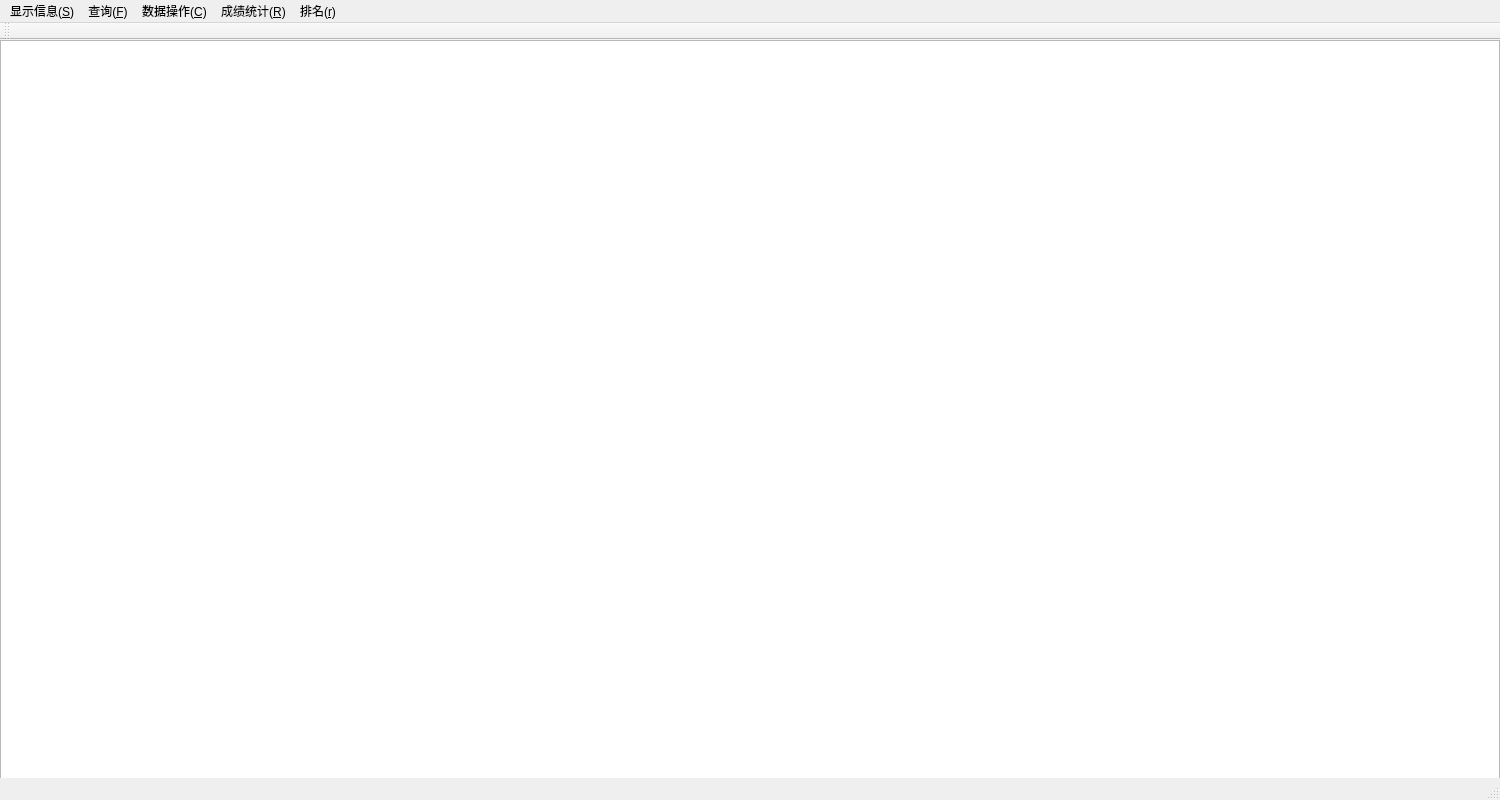
<?xml version="1.0" encoding="UTF-8"?>
<ui version="4.0">
 <class>MainWindow</class>
 <widget class="QMainWindow" name="MainWindow">
  <property name="geometry">
   <rect>
    <x>0</x>
    <y>0</y>
    <width>1500</width>
    <height>800</height>
   </rect>
  </property>
  <property name="minimumSize">
   <size>
    <width>1500</width>
    <height>800</height>
   </size>
  </property>
  <property name="maximumSize">
   <size>
    <width>1500</width>
    <height>800</height>
   </size>
  </property>
  <property name="windowTitle">
   <string>MainWindow</string>
  </property>
  <widget class="QWidget" name="centralWidget">
   <widget class="QTableView" name="tableView">
    <property name="geometry">
     <rect>
      <x>0</x>
      <y>0</y>
      <width>1500</width>
      <height>800</height>
     </rect>
    </property>
    <property name="minimumSize">
     <size>
      <width>1500</width>
      <height>800</height>
     </size>
    </property>
    <property name="maximumSize">
     <size>
      <width>1500</width>
      <height>800</height>
     </size>
    </property>
   </widget>
  </widget>
  <widget class="QMenuBar" name="menuBar">
   <property name="geometry">
    <rect>
     <x>0</x>
     <y>0</y>
     <width>1500</width>
     <height>17</height>
    </rect>
   </property>
   <widget class="QMenu" name="menu">
    <property name="title">
     <string>查询(&amp;F)</string>
    </property>
    <addaction name="nameaction"/>
    <addaction name="idaction"/>
   </widget>
   <widget class="QMenu" name="menu_S">
    <property name="title">
     <string>显示信息(&amp;S)</string>
    </property>
    <addaction name="Staction"/>
    <addaction name="separator"/>
    <addaction name="Acaction"/>
   </widget>
   <widget class="QMenu" name="menu_C">
    <property name="title">
     <string>数据操作(&amp;C)</string>
    </property>
    <addaction name="addaction"/>
    <addaction name="deleteaction"/>
   </widget>
   <widget class="QMenu" name="menu_R">
    <property name="title">
     <string>成绩统计(&amp;R)</string>
    </property>
    <addaction name="ScoreStaaction"/>
   </widget>
   <widget class="QMenu" name="menu_r">
    <property name="title">
     <string>排名(&amp;r)</string>
    </property>
    <addaction name="Rankmathaction"/>
    <addaction name="Rankchineseaction"/>
    <addaction name="Ranktotalaction"/>
   </widget>
   <addaction name="menu_S"/>
   <addaction name="menu"/>
   <addaction name="menu_C"/>
   <addaction name="menu_R"/>
   <addaction name="menu_r"/>
  </widget>
  <widget class="QToolBar" name="mainToolBar">
   <attribute name="toolBarArea">
    <enum>TopToolBarArea</enum>
   </attribute>
   <attribute name="toolBarBreak">
    <bool>false</bool>
   </attribute>
  </widget>
  <widget class="QStatusBar" name="statusBar"/>
  <action name="nameaction">
   <property name="text">
    <string>按名字查询</string>
   </property>
  </action>
  <action name="idaction">
   <property name="text">
    <string>按学号查询</string>
   </property>
  </action>
  <action name="Staction">
   <property name="text">
    <string>显示学生信息</string>
   </property>
  </action>
  <action name="Acaction">
   <property name="text">
    <string>显示账户信息</string>
   </property>
  </action>
  <action name="addaction">
   <property name="text">
    <string>添加学生信息</string>
   </property>
  </action>
  <action name="deleteaction">
   <property name="text">
    <string>删除信息</string>
   </property>
  </action>
  <action name="ScoreStaaction">
   <property name="text">
    <string>成绩统计展示</string>
   </property>
  </action>
  <action name="Rankmathaction">
   <property name="text">
    <string>数学排名</string>
   </property>
  </action>
  <action name="Rankchineseaction">
   <property name="text">
    <string>语文排名</string>
   </property>
  </action>
  <action name="Ranktotalaction">
   <property name="text">
    <string>总分排名</string>
   </property>
  </action>
 </widget>
 <layoutdefault spacing="6" margin="11"/>
 <resources/>
 <connections/>
</ui>
